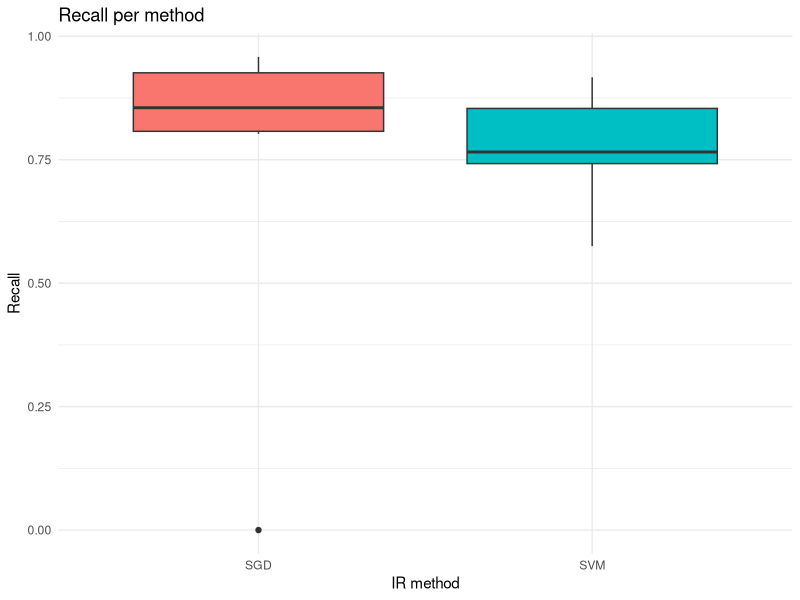

This figure's R source:
#loading library
require("ggplot2")

# selecting the current directory
setwd("/Users/tassiovale/Dropbox/PhD Thesis/trace2vary/trace_recovery/results/")

# read csv file
data <- read.csv("2018-03-17_21h14m_output.csv")

chart <- ggplot(data=data, aes(x=method, y=recall, fill=method)) +
    geom_boxplot() +
    theme_minimal() +
    ggtitle("Recall per method") +
    labs(x="IR method", y="Recall") +
    scale_fill_discrete(guide=FALSE)

ggsave("2018-03-17_21h14m_recall_chart.eps")
